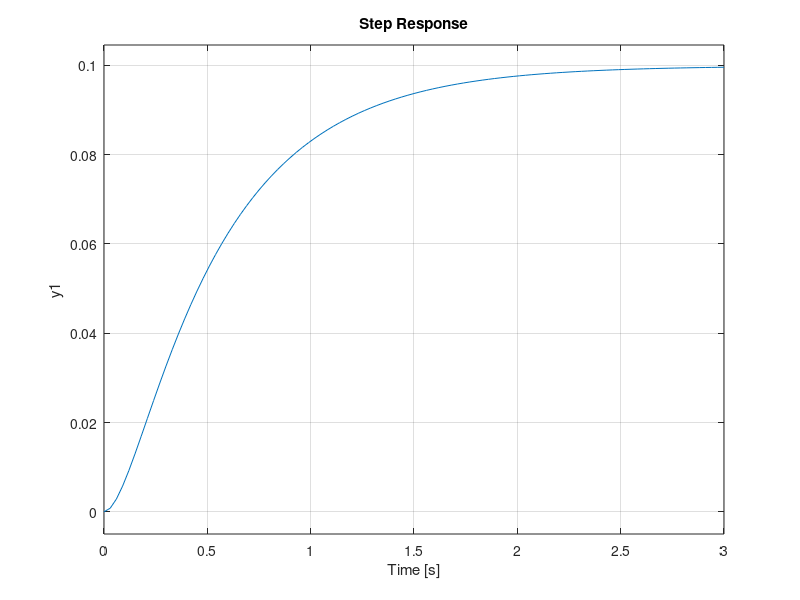
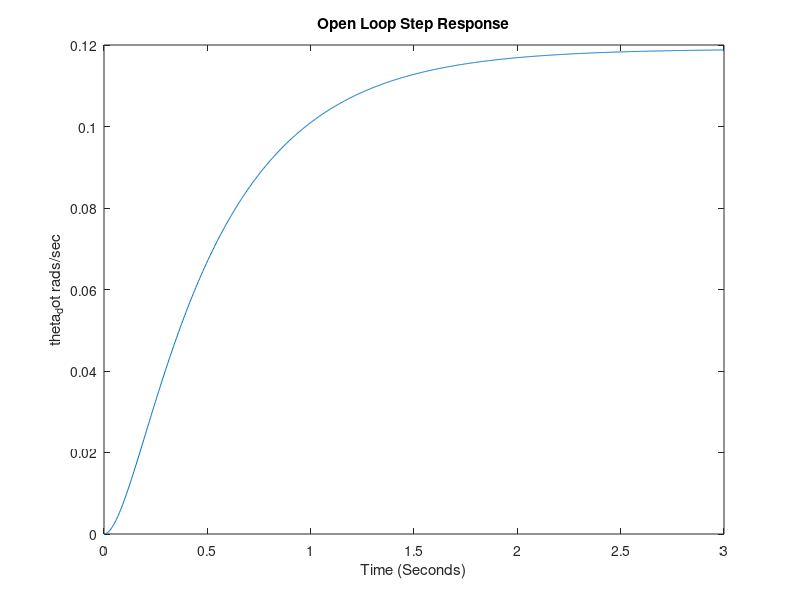

Source code (MATLAB) for these figures, in order:
% Octave
% Created April 10th 2025
% Author: Drew Currie
% Created as the final project for MSU EELE-592
% This project will work to model the current load
% on a DC motor through the change in the moment of 
% inertia. 

clear; close all; clc;
%Load required packages
pkg load control;

% Motor Constants

L = 0.5;   %H
R = 1;     %Ohm

J = 0.01;  %kg/m^2
B = 0.1    %Ns/m
Ke = 0.01; %V/rad/sec
Kt = 0.01; %Nm/Amp
K = Ke;    %Since kt = Ke only need one variable

% Motor Equations
A = [-B/J,K/J; -K/L, -R/L];
B = [0; 1/L];
% x = [x1;x2]
%x1 = theta_dot x2 = i
%d/dt(x) = Ax+Bv
C = [1 0];
%y = C*x
%Step motor just for reference comapred to lsode solution
motor = ss(A,B,C,0);
step(motor)
%Implement Model Reference Adapative System for Inertia

function px = g(x, t, gamma)
    k0 = 0.005; %Reference model gain
                %What the MRAS starts with as an estimate
    k = 0.01;   %Actual system gain. Real inertia of the motor

    % Motor Constants
    L = 0.5;   %H
    R = 1;     %Ohm

    J = 0.01;  %kg/m^2
    B = 0.1;    %Ns/m
    Ke = 0.01; %V/rad/sec
    Kt = 0.01; %Nm/Amp
    K = Ke;    %Since kt = Ke only need one variable


    %x vector map:
    %x(1) = theta_dot
    %x(2) = current
    %x(3) = input voltage
    %Output vector
    px = zeros(3,1);

    %State 1, theta_dot
    px(1) = x(1)*(-B/J)+x(2)*(K/J);
    px(2) = x(1)*(-K/J)+x(2)*(-R/L)+x(3)*L;
    %Constant input voltage
    px(3) = px(3);
    %As derived from the state space model,
    % y = theta_dot -> y is speed control
endfunction;

%Simulation
t = linspace(0,3, 1000);
x0 = zeros(1,3);
%Set an input voltage to make the system do something
%This is the same as a step input at t=0
x0(3) = 5;
%MIT Rule gamma
gamma = 0.01;
x = lsode(@(x,t) g(x,t,gamma), x0, t);
figure()
plot(t,x(:,1))
title("Open Loop Step Response");
ylabel("theta_dot rads/sec");
xlabel('Time (Seconds)')





pause(0.25);